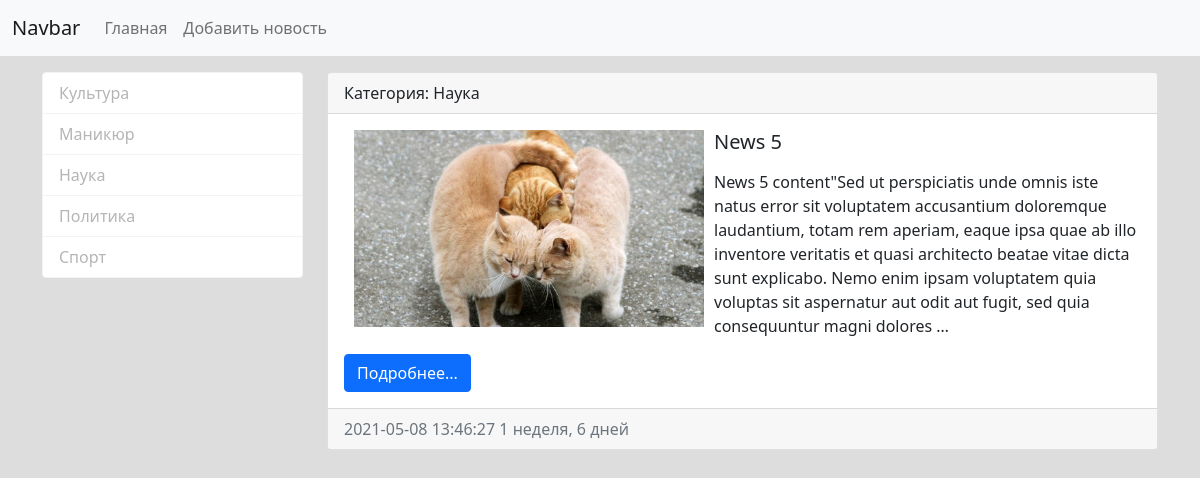
The app's page /news/category/4/ with its own data.
### news/models.py (models this page shows, shortened)
class Category(models.Model):
    category_name = models.CharField(max_length=150, db_index=True, verbose_name='Наименование категории')
    def get_absolute_url(self):
        return reverse('news:category', kwargs={'category_pk': self.pk})
    def __str__(self):
        return self.category_name
    class Meta:
        verbose_name = 'Категория'
        verbose_name_plural = 'Категории'
        ordering = ['category_name']

class News(models.Model):
    title = models.CharField(max_length=150, verbose_name='Заголовок')
    content = models.TextField(blank=True, verbose_name='Контент')
    created_at = models.DateTimeField(auto_now_add=True, verbose_name='Дата публикации')
    updated_at = models.DateTimeField(auto_now=True, verbose_name='Обновлено')
    photo = models.ImageField(upload_to='photo/%Y/%m/%d', blank=True)
    is_published = models.BooleanField(default=True, verbose_name='Опубликовано')
    category = models.ForeignKey('Category', on_delete=models.PROTECT, verbose_name='Категория')
    def get_absolute_url(self):
        return reverse('news:view_news', kwargs={'news_pk': self.pk})
    class Meta:
        verbose_name = 'Новость'
        verbose_name_plural = 'Новости'
        ordering = ['created_at']

### news/views.py (the view)
# urls.py: path('category/<int:category_pk>/', views.get_category, name='category'),
def get_category(request, category_pk):
    news = News.objects.filter(category_id=category_pk)
    category = Category.objects.get(pk=category_pk)
    context = {'news': news, 'category': category} # удалена 'categories'
    return render(request, 'news/category.html', context)

### news/templatetags/news_tags.py (called while the page is built)
@register.inclusion_tag('news/list_categories.html')
def show_categories(arg1='Hello', arg2='world.'):
    categories = Category.objects.all()
    return {'categories': categories, 'arg1': arg1, 'arg2':arg2 }

### news/templates/news/category.html (shortened to what this page needs)
{% extends 'base.html' %}
{% block sidebar %}
{% include 'inc/_sidebar.html' %}
{% endblock %}
{% block content %}
{% for item in news %}
<div class="card mb-3">
    <div class="card-header">
        Категория: {{ item.category }}
    </div>
    <div class="card-body">
        <div class="media">
            {% if item.photo %}
            <img src="{{ item.photo.url }}" alt="" width="350" align="left" hspace="10" class="mr-3">
            {% else %}
            <img src="https://picsum.photos/id/1060/350/235/?blur=2" align="left" hspace="10" alt=""
                 class="mr-3">
            {% endif %}
            <div class="media-body">
                <h5 class="card-title">{{ item.title }}</h5>
                <p class="card-text">{{ item.content|safe|linebreaks|truncatewords:50 }}</p>
                <a href="{{ item.get_absolute_url }}" class="btn btn-primary">Подробнее...</a>
            </div>
        </div>
    </div>
    <div class="card-footer text-muted">
        {{ item.created_at|date:"Y-m-d H:i:s" }}
        {{ item.created_at|timesince }}
    </div>
</div>
{% endfor %}
{% endblock %}

### news/templates/news/list_categories.html
<div class="list-group">
    {% for item in categories %}
    <a href="{{ item.get_absolute_url }}" class="list-group-item list-group-item-action active"
       aria-current="true">{{ item.category_name }} </a>
    {% endfor %}
</div>

### mynews/static/css/style.css (style rules this page uses)
body { background-color: #dddddd; }
.list-group-item.active { z-index: 2; color: #b5b5b5; background-color: #ffffff; border-color: #f3f3f3; }

### records on screen
Category: category_name "Культура"
Category: category_name "Маникюр"
Category: category_name "Наука"
Category: category_name "Политика"
Category: category_name "Спорт"
News: category "Наука", photo (picture), title "News 5", content "News 5 content\"Sed ut perspiciatis unde omnis iste natus error sit voluptatem accusantium doloremque laudantium, totam rem aperiam, eaque ipsa quae ab illo inventore veritatis et quasi architecto beatae vitae dicta sunt explicabo. Nemo enim ipsam voluptatem quia voluptas sit aspernatur aut odit aut fugit, sed quia consequuntur magni dolores …", created_at "2021-05-08 13:46:27", created_at "1 неделя, 6 дней"
